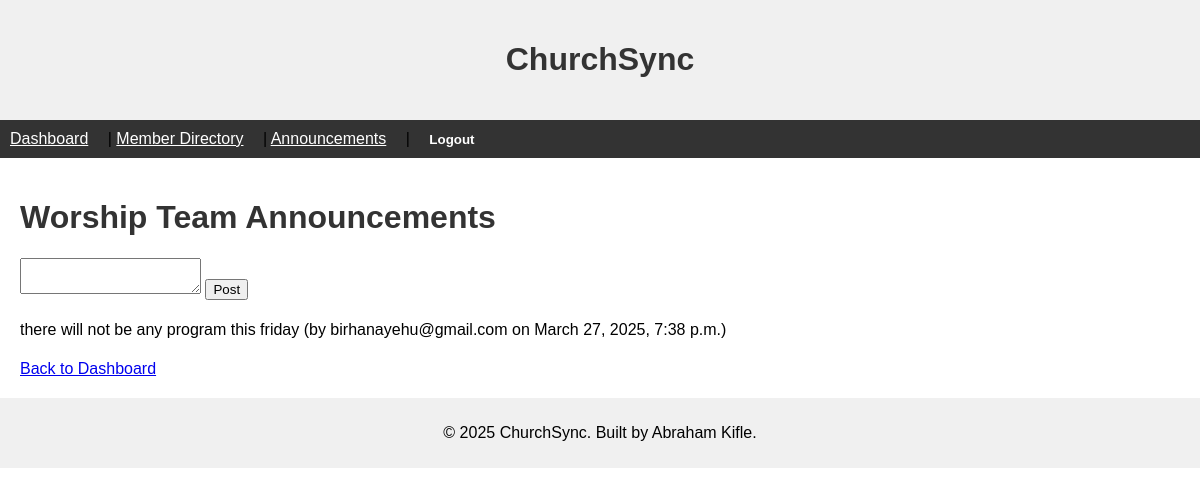
Before: /teams/1/announcements/ (signed in) with the older database file.
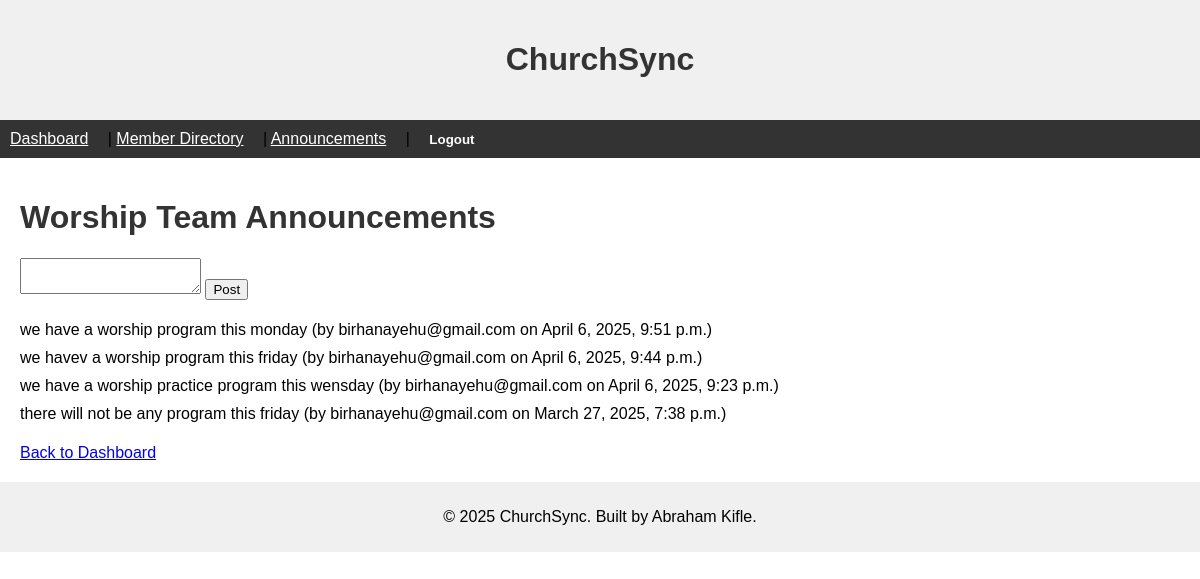
After: the same page with the newer database file.
### teams/models.py (models this page shows, shortened)
class Announcement(models.Model):
    team = models.ForeignKey(Team, on_delete=models.CASCADE)  # Which team it’s for
    content = models.TextField()  # The message
    created_at = models.DateTimeField(auto_now_add=True)  # When it was posted
    posted_by = models.ForeignKey(User, on_delete=models.CASCADE)  # Who wrote it

### users/models.py (models this page shows, shortened)
class User(AbstractUser):
    username = None  # No username - using email instead
    email = models.EmailField(unique=True)  # Email is the ID, no repeats
    role = models.CharField(max_length=20, choices=[('admin', 'Admin'), ('leader', 'Leader'), ('member', 'Member')], default='member')
    is_approved = models.BooleanField(default=False)  # New users need approval
    objects = UserManager()  # Use my manager
    USERNAME_FIELD = 'email'  # Login with email
    REQUIRED_FIELDS = []  # Just email and password needed

### teams/views.py (the view)
# urls.py: path('teams/<int:team_id>/announcements/', announcements, name='announcements'),  # Team announcements
def announcements(request, team_id):
    if not request.user.is_authenticated or request.user.role != 'leader':
        return redirect('login')
    team = Team.objects.get(id=team_id, leader=request.user)
    if request.method == 'POST':
        content = request.POST['content']  # Grab the message text
        Announcement.objects.create(team=team, content=content, posted_by=request.user)
    announcements = Announcement.objects.filter(team=team).order_by('-created_at')
    return render(request, 'announcements.html', {'team': team, 'announcements': announcements})

### templates/announcements.html (shortened to what this page needs)
{% extends 'base.html' %}
{% block content %}
    <h1>{{ team.name }} Announcements</h1>
    <form method="POST">
        <textarea name="content" required></textarea>
        <button type="submit">Post</button>
    </form>
    <ul>
        {% for announcement in announcements %}
            <li>{{ announcement.content }} (by {{ announcement.posted_by.email }} on {{ announcement.created_at }})</li>
        {% endfor %}
    </ul>
    <a href="/dashboard/teams/{{ team.id }}/">Back to Dashboard</a>
{% endblock %}

Changed rows visible on the page:
added Announcement: content "we have a worship program this monday", posted_by.email "birhanayehu@gmail.com", created_at "April 6, 2025, 9:51 p.m."
added Announcement: content "we havev a worship program this friday", posted_by.email "birhanayehu@gmail.com", created_at "April 6, 2025, 9:44 p.m."
added Announcement: content "we have a worship practice program this wensday", posted_by.email "birhanayehu@gmail.com", created_at "April 6, 2025, 9:23 p.m."
